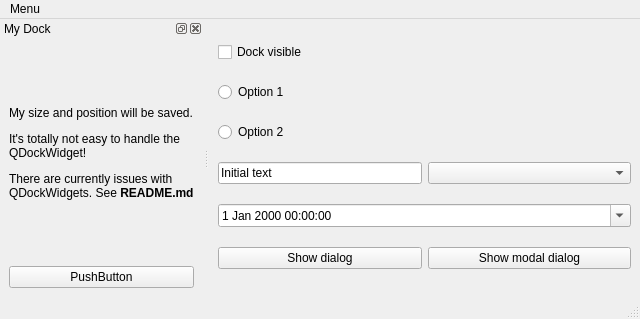
<?xml version="1.0" encoding="UTF-8"?>
<ui version="4.0">
 <class>MainWindow</class>
 <widget class="QMainWindow" name="MainWindow">
  <property name="geometry">
   <rect>
    <x>0</x>
    <y>0</y>
    <width>640</width>
    <height>319</height>
   </rect>
  </property>
  <property name="windowTitle">
   <string>Sample UI</string>
  </property>
  <widget class="QWidget" name="centralwidget">
   <layout class="QGridLayout" name="gridLayout" columnstretch="1,1">
    <item row="4" column="0">
     <widget class="QLineEdit" name="lineEdit">
      <property name="text">
       <string>Initial text</string>
      </property>
     </widget>
    </item>
    <item row="5" column="0" colspan="2">
     <widget class="QDateTimeEdit" name="dateTimeEdit">
      <property name="calendarPopup">
       <bool>true</bool>
      </property>
     </widget>
    </item>
    <item row="0" column="0">
     <widget class="QCheckBox" name="checkBox">
      <property name="text">
       <string>Dock visible</string>
      </property>
     </widget>
    </item>
    <item row="1" column="0">
     <widget class="QRadioButton" name="radioButton">
      <property name="text">
       <string>Option 1</string>
      </property>
     </widget>
    </item>
    <item row="4" column="1">
     <widget class="QComboBox" name="comboBox"/>
    </item>
    <item row="2" column="0">
     <widget class="QRadioButton" name="radioButton_2">
      <property name="text">
       <string>Option 2</string>
      </property>
     </widget>
    </item>
    <item row="6" column="0">
     <widget class="QPushButton" name="pushButton">
      <property name="text">
       <string>Show dialog</string>
      </property>
     </widget>
    </item>
    <item row="6" column="1">
     <widget class="QPushButton" name="pushButtonModal">
      <property name="text">
       <string>Show modal dialog</string>
      </property>
     </widget>
    </item>
   </layout>
  </widget>
  <widget class="QMenuBar" name="menubar">
   <property name="geometry">
    <rect>
     <x>0</x>
     <y>0</y>
     <width>640</width>
     <height>23</height>
    </rect>
   </property>
   <widget class="QMenu" name="menuOptions">
    <property name="title">
     <string>Menu</string>
    </property>
    <addaction name="actionOptions"/>
   </widget>
   <addaction name="menuOptions"/>
  </widget>
  <widget class="QStatusBar" name="statusbar"/>
  <widget class="QDockWidget" name="dockWidget">
   <property name="features">
    <set>QDockWidget::DockWidgetClosable|QDockWidget::DockWidgetFloatable|QDockWidget::DockWidgetMovable</set>
   </property>
   <property name="allowedAreas">
    <set>Qt::AllDockWidgetAreas</set>
   </property>
   <property name="windowTitle">
    <string>My Dock</string>
   </property>
   <attribute name="dockWidgetArea">
    <number>1</number>
   </attribute>
   <widget class="QWidget" name="dockWidgetContents">
    <layout class="QVBoxLayout" name="verticalLayout">
     <item>
      <widget class="QLabel" name="label">
       <property name="text">
        <string>&lt;html&gt;&lt;head/&gt;&lt;body&gt;&lt;p&gt;My size and position will be saved.&lt;/p&gt;&lt;p&gt;It's totally not easy to handle the QDockWidget!&lt;/p&gt;&lt;p&gt;There are currently issues with QDockWidgets. See &lt;strong&gt;README.md&lt;/strong&gt;&lt;/p&gt;&lt;/body&gt;&lt;/html&gt;</string>
       </property>
       <property name="wordWrap">
        <bool>true</bool>
       </property>
      </widget>
     </item>
     <item>
      <widget class="QPushButton" name="pushButton_2">
       <property name="text">
        <string>PushButton</string>
       </property>
      </widget>
     </item>
    </layout>
   </widget>
  </widget>
  <action name="actionOptions">
   <property name="text">
    <string>Options</string>
   </property>
  </action>
 </widget>
 <tabstops>
  <tabstop>checkBox</tabstop>
  <tabstop>radioButton</tabstop>
  <tabstop>radioButton_2</tabstop>
  <tabstop>lineEdit</tabstop>
  <tabstop>comboBox</tabstop>
  <tabstop>dateTimeEdit</tabstop>
  <tabstop>pushButton</tabstop>
  <tabstop>pushButtonModal</tabstop>
 </tabstops>
 <resources/>
 <connections/>
</ui>
